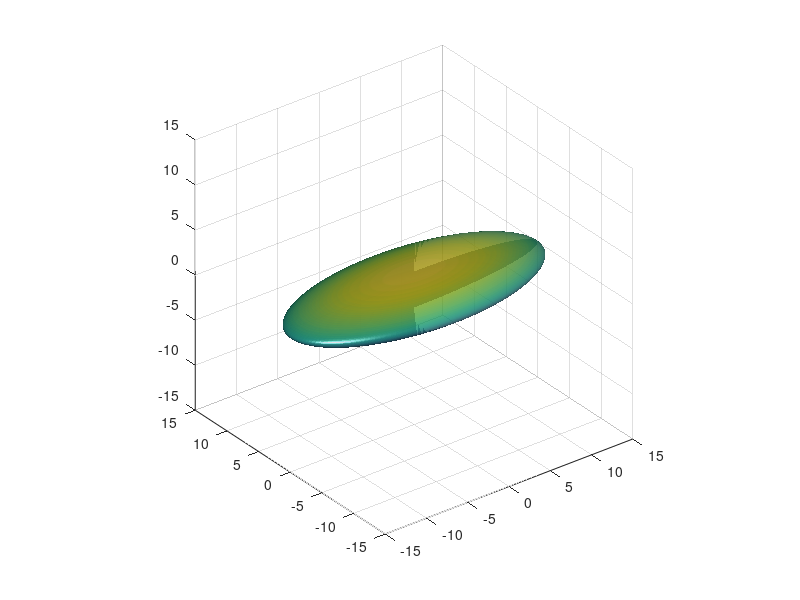

MATLAB code to generate this figure: (Note: this script raises an error after producing the figure.)
function visualize_3D_cases_of_structure_tensor_in_ellipse_form(vizType)

% visualize_3D_cases_of_structure_tensor_in_ellipse_form - plots the surfel, curvel and ball form of the 3D structure tensor (demo) %%%%%%%%%%%%%%%%%%%%%
% 
% Example:
%  visualize_3D_cases_of_structure_tensor_in_ellipse_form('surfel');  %--- plots a surfel example
% 
%     output plots for a generic, 3D structure tensor, as well as the surfel, curvel and point versions
%     
%     Author: Shawn Arseneau
%     Created: May 16, 2006
% 
%%%%%%%%%%%%%%%%%%%%%%%%%%%%%%%%%%%%%%%%%%%%%%%%%%%%%%%%%%%%%%%%%%%%%%%%%%%%%%%%%%%%%%%%%%%%%%%%%%%%%%%%%%%%%%%%%%%%%%%%%%%%%%%%%%%%%%%%%%%%%%%%%%%%%%
    
    if nargin<1  
        vizType = 'gen_st';    
    end

    pos = [0,0,0];
    switch lower(vizType)
        case 'gen_st'  % --------------------------- Plot 3D Ellipse
            L = [15, 7, 2];
            aL = L(1)*1.5;

            [xe, ye, ze] = ellipsoid(0, 0, 0, L(1), L(2), L(3), 150);  
            surf(xe, ye, ze, 'FaceColor', 'interp', 'EdgeColor', 'none', 'FaceAlpha', 0.85);
            hold on;
            axis equal;
            camlight('headlight');
            lighting phong;
            colormap gray;
            arrow3D(pos, [0,0,aL], 'b');
            arrow3D(pos, [aL,0,0], 'r');
            arrow3D(pos, [0,aL,0], 'g');
            view(130,15);
            axis tight;    
            axis off;
            
        case 'surfel'  % --------------------------- Plot 3D Case for SURFEL
            hm = 40; incr = 10;
            [xgrid, ygrid] = meshgrid(-hm:incr:hm, -hm:incr:hm);

            tx = abs(xgrid)./max(xgrid(:));
            zgrid = zeros(size(xgrid))-tx.*0.5;
            surf(xgrid, ygrid, zgrid,'EdgeColor', [0.5 0.5 0.5], 'FaceColor', 'interp');
            hold on;
            [xe, ye, ze] = ellipsoid(0, 0, 0, 3, 6, 20, 150);  
            surf(xe, ye, ze, 'FaceColor', [0.25, 0.25 0.25], 'EdgeColor', 'none', 'FaceAlpha', 0.85);
            aL = 20*1.5;
            arrow3D(pos, [0,0,aL], 'b');
            arrow3D(pos, [aL,0,0], 'r');
            arrow3D(pos, [0,aL,0], 'g');
            axis equal; axis tight;
            view(135,12);
            camlight('headlight');    lighting phong;
            camlight right; camlight left;
            axis off;
            colormap autumn;
            
        case 'curvel' % ------------------------------- Plot 3D Case for CURVEL
            [xe, ye, ze] = ellipsoid(0, 0, 0, 25, 1, 1, 150);  
            surf(xe, ye, ze, 'EdgeColor', 'none');
            colormap hot;    
            [xe, ye, ze] = ellipsoid(0, 0, 0, 1, 8, 8, 150);  
            surf(xe, ye, ze, 'FaceColor', [0.85 0.85 0.85], 'EdgeColor', 'none', 'FaceAlpha', 0.7);
            hold on;    
            aL = 10;
            arrow3D(pos, [0,0,aL], 'b');
            arrow3D(pos, [aL,0,0], 'r');
            arrow3D(pos, [0,aL,0], 'g');
            axis([-12 12 -12 12 -10 10]);
            view(140,20);
            camlight headlight; lighting phong;
            axis off;
            colormap autumn;
            
        case 'ball'  % --------------------------------- Plot 3D Case for point (BALL)
            [x,y,z] = sphere(150); 
            radius = 7;
            x = x .* radius;
            y = y .* radius;
            z = z .* radius;

            surf(x,y,z,'FaceAlpha', 0.75, 'EdgeColor', 'none');
            hold on;    
            colormap gray;
            aL = 17;
            arrow3D(pos, [0,0,aL], 'b');
            arrow3D(pos, [aL,0,0], 'r');
            arrow3D(pos, [0,aL,0], 'g');
            axis equal;
            view(130,15);
            camlight left; lighting phong;
            axis off;
            
        otherwise
            tmsg = sprintf('otherwise,explanation_of_structure_tensor_in_ellipse_form:%s', lower(vizType)); 
            error(tmsg);
    end



    
    
    
    
    































